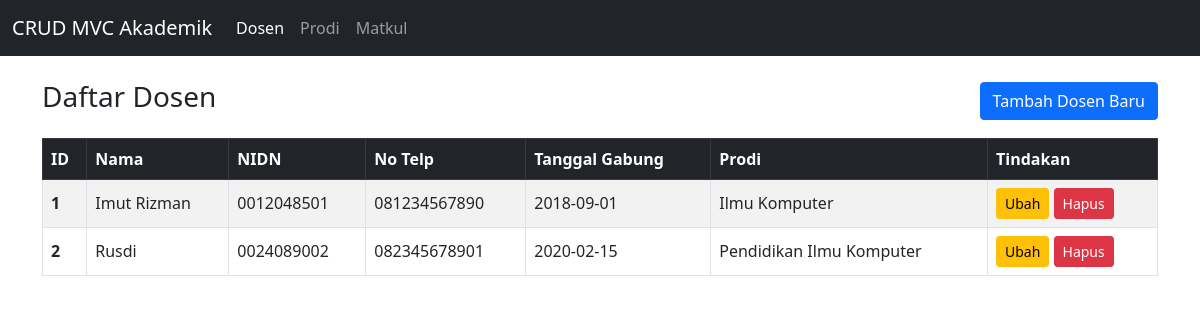
The page / on the database its author committed.
### tables this page shows
CREATE TABLE `dosen` (
  `id` int(11) NOT NULL,
  `nama` varchar(100) NOT NULL,
  `nidn` varchar(20) NOT NULL,
  `no_hp` varchar(20) NOT NULL,
  `tanggal_gabung` date NOT NULL,
  `prodi_id` int(11) NOT NULL
);

CREATE TABLE `prodi` (
  `id` int(11) NOT NULL,
  `nama_prodi` varchar(100) NOT NULL,
  `fakultas` varchar(100) NOT NULL
);

### controllers/DosenController.php (called while the page is built, shortened)
<?php
class DosenController
{
    private $dosenModel;
    private $view;
    public function __construct()
    {
        $this->dosenModel = new Dosen(Config::$db_host, Config::$db_user, Config::$db_pass, Config::$db_name);
        $this->view = new DosenView();
    }
    public function index()
    {
        $this->dosenModel->open();
        $this->dosenModel->getAllDosen();
        $data = [];
        while ($row = $this->dosenModel->getResult()) {
            $data[] = $row;
        }
        $this->view->render($data);
    }
}

### models/DB.php (called while the page is built, shortened)
<?php
class DB{
    private $db_host = "";
    private $db_user = "";
    private $db_pass = "";
    private $db_name = "";
    private $db_link = null;
    public function __construct($db_host, $db_user, $db_pass, $db_name)
    {
        $this->db_host = $db_host;
        $this->db_user = $db_user;
        $this->db_pass = $db_pass;
        $this->db_name = $db_name;
    }
    public function open()
    {
        $this->db_link = mysqli_connect($this->db_host, $this->db_user, $this->db_pass, $this->db_name);
    }
    public function execute($query)
    {
        $this->result = mysqli_query($this->db_link, $query);
        return $this->result;
    }
}

### models/Dosen.php (called while the page is built, shortened)
<?php
class Dosen extends DB
{
    public function getAllDosen()
    {
        $query = "SELECT dosen.*, prodi.nama_prodi
                  FROM dosen
                  JOIN prodi ON dosen.prodi_id = prodi.id
                  ORDER BY dosen.id ASC";
        return $this->execute($query);
    }
}

### views/DosenView.php (the view, shortened to what this page needs)
<?php
class DosenView
{
    public function render($daftarDosen)
    {
        $barisTabel = "";
        foreach ($daftarDosen as $row) {
            $id = htmlspecialchars($row['id']);
            $nama = htmlspecialchars($row['nama']);
            $nidn = htmlspecialchars($row['nidn']);
            $no_hp = htmlspecialchars($row['no_hp']);
            $tanggal_gabung = htmlspecialchars($row['tanggal_gabung']);
            $nama_prodi = htmlspecialchars($row['nama_prodi']);
            $barisTabel .= "<tr>
                <th>{$id}</th>
                <td>{$nama}</td>
                <td>{$nidn}</td>
                <td>{$no_hp}</td>
                <td>{$tanggal_gabung}</td>
                <td>{$nama_prodi}</td>
                <td>
                    <a class='btn btn-sm btn-warning' href='index.php?aksi=ubah&id={$id}'>Ubah</a>
                    <a class='btn btn-sm btn-danger' href='index.php?aksi=hapus&id={$id}' onclick=\"return confirm('Yakin ingin menghapus data dosen ini?')\">Hapus</a>
                </td>
            </tr>";
        }
    }
}

### rows shown on the page
dosen: id "1", nama "Imut Rizman", nidn "0012048501", no_hp "081234567890", tanggal_gabung "2018-09-01", prodi.nama_prodi "Ilmu Komputer"
dosen: id "2", nama "Rusdi", nidn "0024089002", no_hp "082345678901", tanggal_gabung "2020-02-15", prodi.nama_prodi "Pendidikan Ilmu Komputer"

### other values the page prints
$this->content "CRUD MVC Akademik Dosen Prodi Matkul Daftar Dosen Tambah Dosen Baru ID Nama NIDN No Telp Tanggal Gabung Prodi Tindakan"
